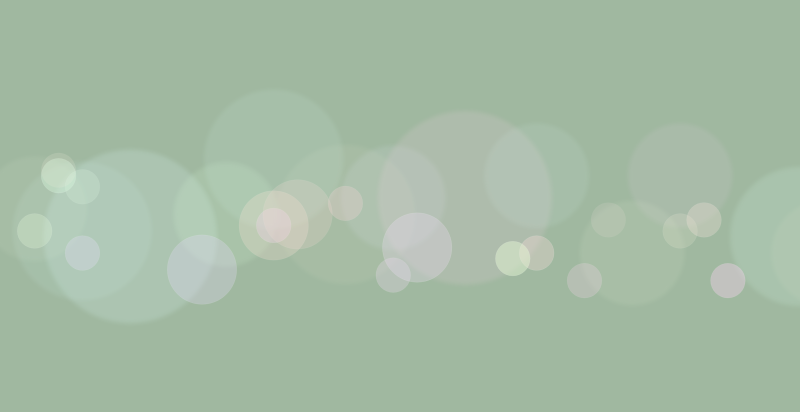
#> input picture resources/meme.png, 1600 x 824 px (shown at 1/2 size)
$ python -i halftone.py   (imports and definitions only)
#> lines starting #> are read from the running program, lines starting #| are printed output that depends on the picture
from typing import Tuple, Callable
from PIL.ImageOps import autocontrast

import numpy as np
import PIL.Image


def apply_halftone(image: PIL.Image.Image) -> PIL.Image.Image:
    return halftone(image, euclid_dot(spacing=7, angle=33))


def halftone(
    image: PIL.Image.Image,
    spot_fn: Callable[[int, int], float],
    auto_contrast: bool = False,
) -> PIL.Image.Image:
    updated = autocontrast(image, cutoff=10) if auto_contrast else image
    arr = array_from_pil(updated)
    # When applies to numpy arrays, the '>' comparator shows pixels above
    # a threshold white and pixels below that threshold black
    diff = arr > evaluate_2d_func(arr.shape, spot_fn)
    image_out = pil_from_array(diff)
    return image_out


def euclid_dot(spacing: int, angle: int = 0):
    """Circular dot changing to square at 50% grey."""
    pixel_divisor = 2.0 / spacing

    def fn(x: int, y: int) -> float:
        fx, fy = rotate(x * pixel_divisor, y * pixel_divisor, angle)
        # to make an ellipse multiply sin/cos
        # arguments with different multipliers
        return 0.5 - (0.25 * (np.sin(np.pi * (fx + 0.5)) + np.cos(np.pi * fy)))

    return fn


# [48 lines left out: functions square_dot, circle_dot, triangle_dot, line, not called in this run]


def evaluate_2d_func(img_shape, fn):
    w, h = img_shape
    xaxis = np.arange(w)
    yaxis = np.arange(h)
    result = fn(xaxis[:, None], yaxis[None, :])
    return result


def rotate(x: float, y: float, angle: float) -> Tuple[float, float]:
    """
    Rotate coordinates (x, y) by given angle.

    angle: Rotation angle in degrees
    """
    angle_rad = angle / 360 * 2 * np.pi
    sin, cos = np.sin(angle_rad), np.cos(angle_rad)
    return x * cos - y * sin, x * sin + y * cos


# [9 lines left out: function transform_grid, not called in this run]


def array_from_pil(img: PIL.Image.Image) -> np.ndarray:
    return np.array(img.convert("L")) / 255


def pil_from_array(arr: np.ndarray) -> PIL.Image.Image:
    return PIL.Image.fromarray((arr * 255).astype("uint8"))


spot_functions = {
    "euclid": euclid_dot,
    "square": square_dot,
    "circle": circle_dot,
    "triangle": triangle_dot,
    "line": line,
}

>>> from PIL import Image
>>> picture = Image.open('../../resources/meme.png')
#> picture is the input picture: PIL image 1600x824 RGBA; mean R, G, B, A 165.6, 187.8, 165.9, 255
>>> result = apply_halftone(picture)
#> in halftone, `diff = arr > evaluate_2d_func(arr.shape, spot_fn)`:
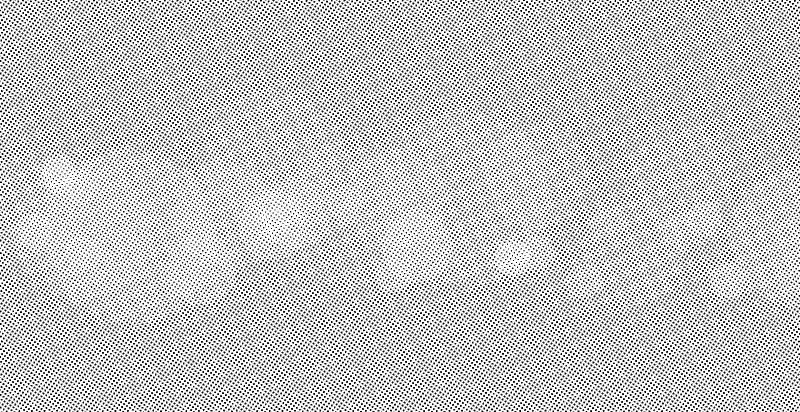
#> diff: shape (824, 1600) bool (shown at 1/2 size); 76.9% white; black in thin lines or dots
#> in pil_from_array, `return PIL.Image.fromarray((arr * 255).astype("uint8"))`: returned value: PIL image 1600x824 L; 76.9% white; black in thin lines or dots
